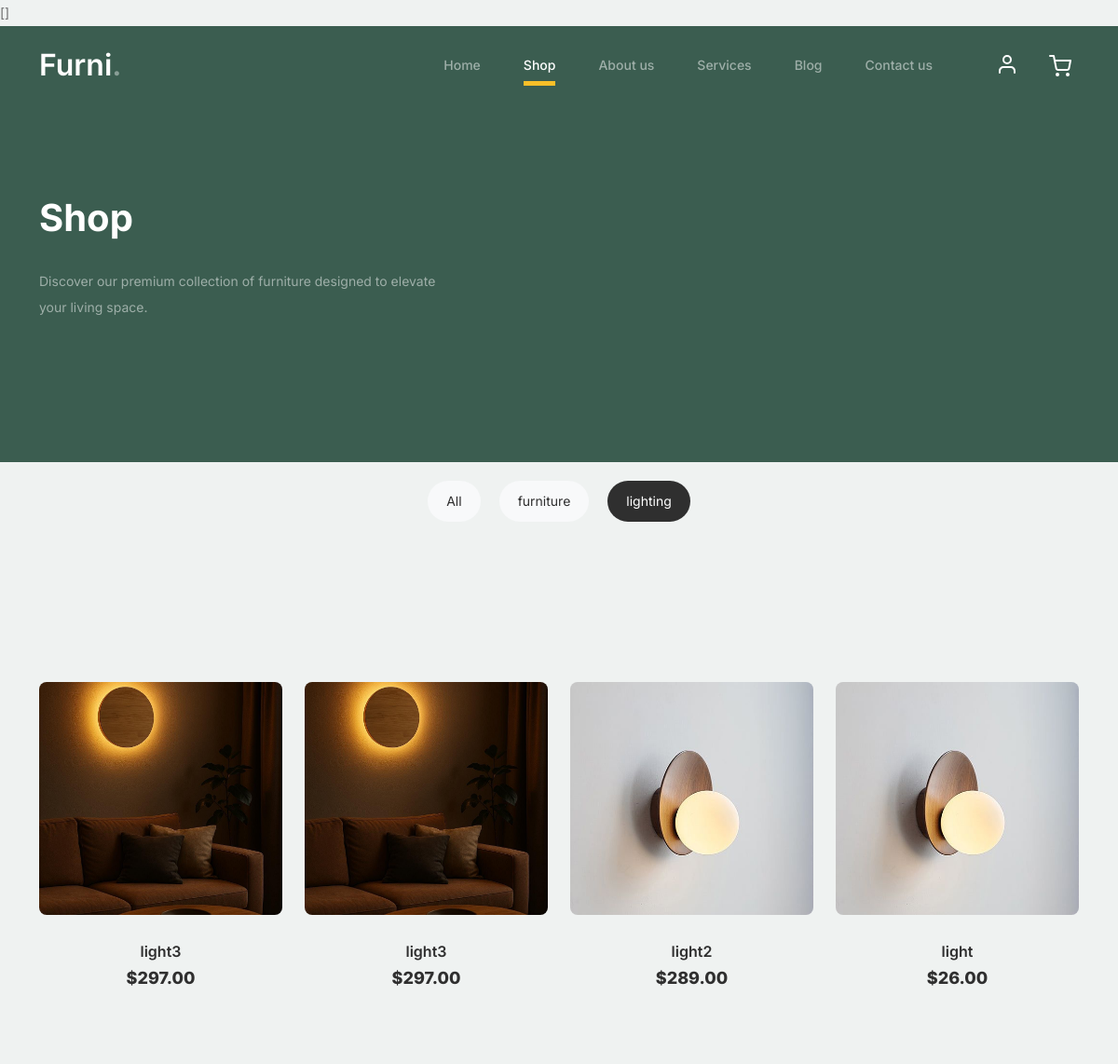
The app's page /furniture/shop1.php?category=5 with its own data.
### tables this page shows
CREATE TABLE `categories` (
  `id` int(11) NOT NULL,
  `name` varchar(100) NOT NULL,
  `description` text DEFAULT NULL,
  `parent_id` int(11) DEFAULT NULL,
  `created_at` timestamp NOT NULL DEFAULT current_timestamp(),
  `updated_at` timestamp NOT NULL DEFAULT current_timestamp() ON UPDATE current_timestamp()
);

CREATE TABLE `products` (
  `id` int(11) NOT NULL,
  `name` varchar(255) NOT NULL,
  `description` text DEFAULT NULL,
  `price` decimal(10,2) NOT NULL,
  `category_id` int(11) NOT NULL,
  `subcategory_id` int(11) DEFAULT NULL,
  `stock` int(11) NOT NULL DEFAULT 0,
  `image` varchar(255) DEFAULT NULL,
  `created_at` timestamp NOT NULL DEFAULT current_timestamp(),
  `updated_at` timestamp NOT NULL DEFAULT current_timestamp() ON UPDATE current_timestamp(),
  `category` varchar(100) DEFAULT 'Uncategorized'
);

### furniture/db_connection.php (called while the page is built, shortened)
<?php
$host = 'localhost';
$dbname = 'home_decor_db';
$username = 'root';
$password = '';
try {
    $pdo = new PDO("mysql:host=$host;dbname=$dbname;charset=utf8", $username, $password);
    $pdo->setAttribute(PDO::ATTR_ERRMODE, PDO::ERRMODE_EXCEPTION);
} catch (PDOException $e) {
    file_put_contents('debug.log', date('Y-m-d H:i:s') . " - Database connection failed: " . $e->getMessage() . "\n", FILE_APPEND);
}
function getProducts() {
    global $pdo;
    $stmt = $pdo->query("
        SELECT p.*,
               c.name AS category_name,
               sc.name AS subcategory_name
        FROM products p
        LEFT JOIN categories c ON p.category_id = c.id
        LEFT JOIN categories sc ON p.subcategory_id = sc.id
        ORDER BY p.id DESC
    ");
    return $stmt->fetchAll(PDO::FETCH_ASSOC);
}
function getCategories($parent_id = null) {
    global $pdo;
    $sql = "
        SELECT c.*,
               (SELECT COUNT(*) FROM products p WHERE p.category_id = c.id OR p.subcategory_id = c.id) AS product_count
        FROM categories c";
    $params = [];
    if ($parent_id !== null) {
        $sql .= " WHERE c.parent_id = ?";
        $params[] = $parent_id;
    } else {
        $sql .= " WHERE c.parent_id IS NULL";
    }
    $sql .= " ORDER BY c.name";
    $stmt = $pdo->prepare($sql);
    $stmt->execute($params);
    return $stmt->fetchAll(PDO::FETCH_ASSOC);
}
?>

### furniture/shop1.php (the view, shortened to what this page needs)
<?php
require_once 'db_connection.php';
$categories = getCategories();
$products = getProducts();
$selected_category = isset($_GET['category']) ? $_GET['category'] : 'all';
$filtered_products = $products;
if ($selected_category !== 'all') {
    $filtered_products = array_filter($products, function($product) use ($selected_category) {
        return isset($product['category_id']) && $product['category_id'] == $selected_category;
    });
}
?>
<!doctype html>
<html lang="en">
<head>
  <link href="css/bootstrap.min.css" rel="stylesheet">
  <link href="https://cdnjs.cloudflare.com/ajax/libs/font-awesome/6.0.0-beta3/css/all.min.css" rel="stylesheet">
  <link href="css/tiny-slider.css" rel="stylesheet">
  <link href="css/style.css" rel="stylesheet">
</head>
<body>
    <nav class="custom-navbar navbar navbar navbar-expand-md navbar-dark bg-dark" arial-label="Furni navigation bar">
    <div class="container">
      <a class="navbar-brand" href="index.php ">Furni<span>.</span></a>
      <div class="collapse navbar-collapse" id="navbarsFurni">
        <ul class="custom-navbar-nav navbar-nav ms-auto mb-2 mb-md-0">
          <li class="nav-item"><a class="nav-link" href="index.php">Home</a></li>
          <li class="active"><a class="nav-link" href="shop.php">Shop</a></li>
          <li><a class="nav-link" href="about.php">About us</a></li>
          <li><a class="nav-link" href="services.php">Services</a></li>
          <li><a class="nav-link" href="blog.php">Blog</a></li>
          <li><a class="nav-link" href="contact.php">Contact us</a></li>
        </ul>
        <ul class="custom-navbar-cta navbar-nav mb-2 mb-md-0 ms-5">
   <?php if(isset($_SESSION['user_logged_in']) && $_SESSION['user_logged_in']): ?>
            <li><a class="nav-link" href="logout.php"><i class="fas fa-sign-out-alt" title="Logout"></i></a></li>
          <?php else: ?>
        <li><a class="nav-link" href="login.php"><img src="images/user.svg"></a></li>
    <?php endif; ?>
    <li><a class="nav-link" href="cart.php"><img src="images/cart.svg"></a></li>
</ul>
      </div>
    </div>
  </nav>
  <div class="hero">
    <div class="container">
      <div class="row justify-content-between">
        <div class="col-lg-5">
          <div class="intro-excerpt">
            <h1>Shop</h1>
            <p class="mb-4">Discover our premium collection of furniture designed to elevate your living space.</p>
          </div>
        </div>
      </div>
    </div>
  </div>
  <div class="category-section">
    <div class="container">
      <div class="row">
        <div class="col-12">
          <ul class="category-list">
            <li class="<?php echo $selected_category === 'all' ? 'active' : ''; ?>">
              <a href="?category=all" data-filter="all">All</a>
            </li>
            <?php foreach ($categories as $category): ?>
              <li class="<?php echo $selected_category == $category['id'] ? 'active' : ''; ?>">
                <a href="?category=<?php echo $category['id']; ?>" data-filter="<?php echo $category['id']; ?>">
                  <?php echo htmlspecialchars($category['name']); ?>
                </a>
              </li>
            <?php endforeach; ?>
          </ul>
        </div>
      </div>
    </div>
  </div>
<div class="untree_co-section product-section before-footer-section">
  <div class="container">
    <div class="row">
      <?php if (empty($filtered_products)): ?>
        <div class="col-12 text-center py-5">
          <h4>No products found in this category</h4>
          <a href="?category=all" class="btn btn-primary">View All Products</a>
        </div>
      <?php else: ?>
        <?php foreach ($filtered_products as $product): ?>
          <div class="col-12 col-md-4 col-lg-3 mb-5" data-category="<?php echo $product['category_id']; ?>" data-subcategory="<?php echo $product['subcategory_id'] ?? ''; ?>">
            <a class="product-item" href="product-detail.php?id=<?php echo $product['id']; ?>">
              <img src="<?php echo htmlspecialchars($product['image'] ?? ''); ?>"
                   class="img-fluid product-thumbnail"
                   alt="<?php echo htmlspecialchars($product['name'] ?? 'Product'); ?>">
              <h3 class="product-title"><?php echo htmlspecialchars($product['name'] ?? 'Unnamed Product'); ?></h3>
              <strong cla
              ss="product-price">$<?php echo number_format($product['price'] ?? 0, 2); ?></strong>
            </a>
          </div>
        <?php endforeach; ?>
      <?php endif; ?>
    </div>
  </div>
</div>
</body>
</html>

### furniture/css/style.css (style rules this page uses)
body { overflow-x: hidden; position: relative; }
body { font-family: "Inter", sans-serif; font-weight: 400; line-height: 28px; color: #6a6a6a; font-size: 14px; background-color: #eff2f1; }
a { text-decoration: none; -webkit-transition: .3s all ease; -o-transition: .3s all ease; transition: .3s all ease; color: #2f2f2f; text-decoration: underline; }
.custom-navbar { background: #3b5d50 !important; padding-top: 20px; padding-bottom: 20px; }
.custom-navbar .navbar-brand { font-size: 32px; font-weight: 600; }
.custom-navbar .navbar-brand > span { opacity: .4; }
@media (min-width: 992px) { .custom-navbar .custom-navbar-nav li { margin-left: 15px; margin-right: 15px; } }
.custom-navbar .custom-navbar-nav li a { font-weight: 500; color: #ffffff !important; opacity: .5; -webkit-transition: .3s all ease; -o-transition: .3s all ease; transition: .3s all ease; position: relative; }
@media (min-width: 768px) { .custom-navbar .custom-navbar-nav li a:before { content: ""; position: absolute; bottom: 0; left: 8px; right: 8px; background: #f9bf29; height: 5px; opacity: 1; visibility: visible; width: 0; -webkit-transition: .15s all ease-out; -o-transition: .15s all ease-out; transition: .15s all ease-out; } }
.custom-navbar .custom-navbar-nav li.active a { opacity: 1; }
.custom-navbar .custom-navbar-nav li.active a:before { width: calc(100% - 16px); }
.custom-navbar .custom-navbar-cta { margin-left: 0 !important; -webkit-box-orient: horizontal; -webkit-box-direction: normal; -ms-flex-direction: row; flex-direction: row; }
@media (min-width: 768px) { .custom-navbar .custom-navbar-cta { margin-left: 40px !important; } }
.custom-navbar .custom-navbar-cta li { margin-left: 0px; margin-right: 0px; }
.custom-navbar .custom-navbar-cta li:first-child { margin-right: 20px; }
.hero { background: #3b5d50; padding: calc(4rem - 30px) 0 0rem 0; }
@media (min-width: 768px) { .hero { padding: calc(4rem - 30px) 0 4rem 0; } }
@media (min-width: 992px) { .hero { padding: calc(8rem - 30px) 0 8rem 0; } }
.hero .intro-excerpt { position: relative; z-index: 4; }
@media (min-width: 992px) { .hero .intro-excerpt { max-width: 450px; } }
.hero h1 { font-weight: 700; color: #ffffff; margin-bottom: 30px; }
.hero p { color: rgba(255, 255, 255, 0.5); margin-botom: 30px; }
.product-section { padding: 7rem 0; }
.product-section .product-item { text-align: center; text-decoration: none; display: block; position: relative; padding-bottom: 50px; cursor: pointer; }
.product-section .product-item .product-thumbnail { margin-bottom: 30px; position: relative; top: 0; -webkit-transition: .3s all ease; -o-transition: .3s all ease; transition: .3s all ease; }
.product-section .product-item h3 { font-weight: 600; font-size: 16px; }
.product-section .product-item strong { font-weight: 800 !important; font-size: 18px !important; }
.product-section .product-item h3, .product-section .product-item strong { color: #2f2f2f; text-decoration: none; }
.product-section .product-item:before { bottom: 0; left: 0; right: 0; position: absolute; content: ""; background: #dce5e4; height: 0%; z-index: -1; border-radius: 10px; -webkit-transition: .3s all ease; -o-transition: .3s all ease; transition: .3s all ease; }
.before-footer-section { padding: 7rem 0 12rem 0 !important; }
.untree_co-section { padding: 7rem 0; }

### furniture/shop1.php (style rules this page uses)
.product-item { position: relative; display: block; margin-bottom: 30px; transition: all 0.3s ease; }
.product-thumbnail { width: 100%; height: 250px; object-fit: cover; border-radius: 8px; margin-bottom: 15px; }
.product-title { font-size: 1.1rem; margin-bottom: 5px; color: #2f2f2f; }
.category-list { display: flex; flex-wrap: wrap; justify-content: center; padding: 20; list-style: none; margin-bottom: 30px; }
.category-list li { margin: 0 10px 10px; }
.category-list a { display: block; padding: 8px 20px; background: #f8f9fa; color: #2f2f2f; border-radius: 30px; text-decoration: none; transition: all 0.3s ease; }
.category-list li.active a, .category-list a:hover { background: #2f2f2f; color: white; }

### records on screen
categories: name "furniture"
categories: name "lighting"
products: image (picture), name "light3", price "297.00"
products: image (picture), name "light3", price "297.00"
products: image (picture), name "light2", price "289.00"
products: image (picture), name "light", price "26.00"
